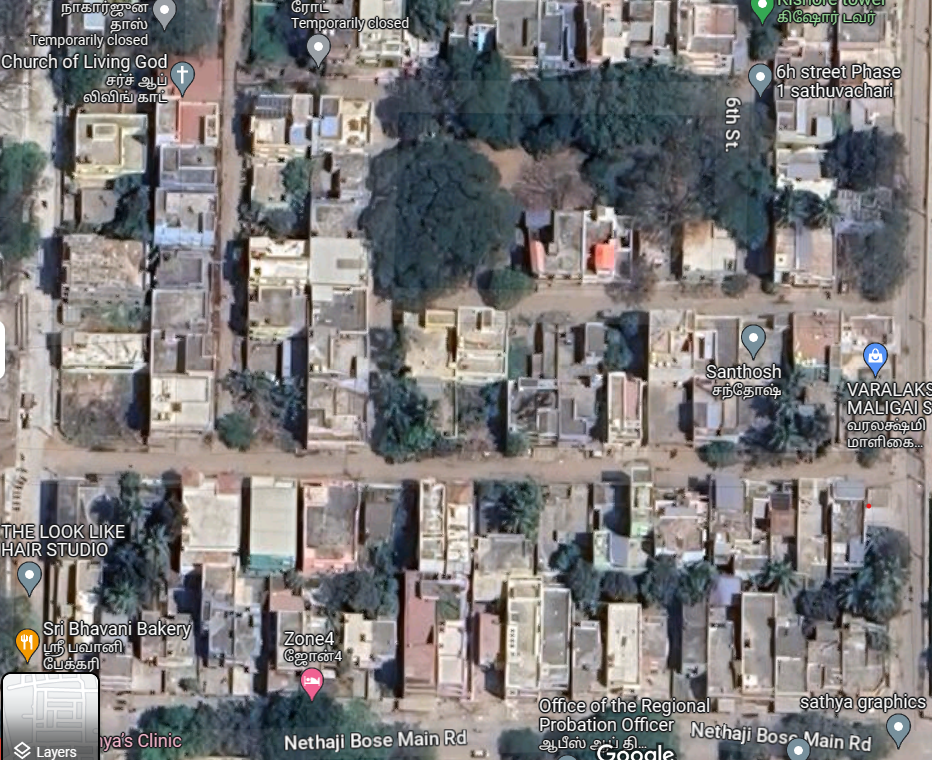
#> input picture dr.sandhya map satellite.png, 932 x 760 px
$ python greenindex.py
#> lines starting #> are read from the running program, lines starting #| are printed output that depends on the picture; after the words box and inside, x2 and y2 are one past the last pixel; in counts of white or black regions, pixels touching at a corner belong together
import cv2
import numpy as np
import tkinter as tk
from PIL import ImageTk, Image


def calculate_green_index(image):
    # Convert the image to the HSV color space
    hsv_image = cv2.cvtColor(image, cv2.COLOR_BGR2HSV)

    lower_green = np.array([40, 40, 40])   # Adjust these values based on your image
    upper_green = np.array([70, 255, 255])  # Adjust these values based on your image
    mask = cv2.inRange(hsv_image, lower_green, upper_green)

    green_pixels = np.count_nonzero(mask)
    total_pixels = image.shape[0] * image.shape[1]
    green_index = (green_pixels / total_pixels) * 100

    return green_index


def display_images(image1, image2, green_index1, green_index2):
    root = tk.Tk()
    root.title("Image Comparison")

    # Display the first image
    image1 = cv2.cvtColor(image1, cv2.COLOR_BGR2RGB)
    image1 = Image.fromarray(image1)
    image1 = ImageTk.PhotoImage(image1)
    label1 = tk.Label(root, image=image1)
    label1.pack(side="left", padx=10, pady=10)

    # Display the second image
    image2 = cv2.cvtColor(image2, cv2.COLOR_BGR2RGB)
    image2 = Image.fromarray(image2)
    image2 = ImageTk.PhotoImage(image2)
    label2 = tk.Label(root, image=image2)
    label2.pack(side="right", padx=10, pady=10)

    # Display the green index values
    green_index_text = "Green Index:\n\nImage 1: {:.2f}\nImage 2: {:.2f}\n\nDifference: {:.2f}%".format(
        green_index1, green_index2, green_index1 - green_index2, (green_index1 - green_index2) / green_index1 * 100)
    green_index_label = tk.Label(root, text=green_index_text, font=("Arial", 12), bg="white", padx=10, pady=10)
    green_index_label.pack(pady=10)

    #save the green index values in a text file
    f = open("greenindex.txt", "w")
    f.write(green_index_text)
    f.close()


    root.mainloop()


image1 = cv2.imread('dr.sandhya map satellite.png')
#> image1 is the input picture: shape (760, 932, 3); mean B, G, R 123.5, 123.7, 126.4
image2 = cv2.imread('Output.png')
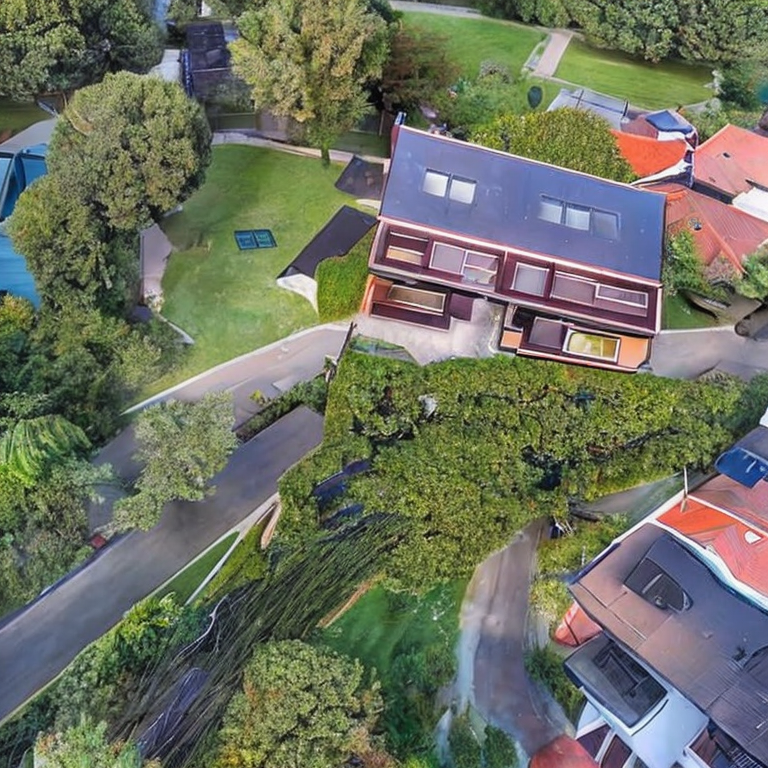
#> input picture Output.png, 768 x 768 px
#> image2 is the input picture: shape (768, 768, 3); mean B, G, R 97, 113.1, 109.1
green_index1 = calculate_green_index(image1)
#> in calculate_green_index, `hsv_image = cv2.cvtColor(image, cv2.COLOR_BGR2HSV)`: hsv_image: shape (760, 932, 3); mean H, S, V 65.8, 38.7, 133
#> in calculate_green_index, `mask = cv2.inRange(hsv_image, lower_green, upper_green)`:
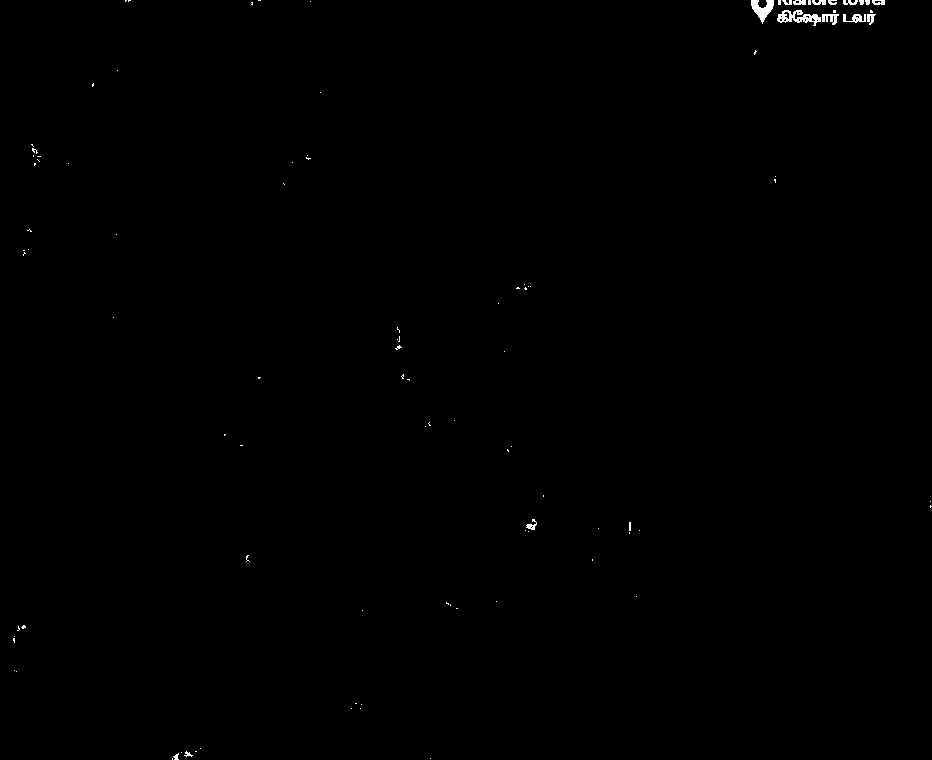
#> mask: shape (760, 932); 0.23% white; 101 white regions (85 under 20 px), largest, box (x1, y1, x2, y2) and area: (777, 10, 821, 26) 336, (751, 0, 774, 24) 278, (843, 14, 866, 23) 115
#> in calculate_green_index, `green_pixels = np.count_nonzero(mask)`: green_pixels = 1652
#> in calculate_green_index, `green_index = (green_pixels / total_pixels) * 100`: green_index = 0.233
#> green_index1 = 0.233
green_index2 = calculate_green_index(image2)
#> in calculate_green_index (call 2), `hsv_image = cv2.cvtColor(image, cv2.COLOR_BGR2HSV)`: hsv_image: shape (768, 768, 3); mean H, S, V 70.8, 80.5, 125.2
#> in calculate_green_index (call 2), `mask = cv2.inRange(hsv_image, lower_green, upper_green)`:
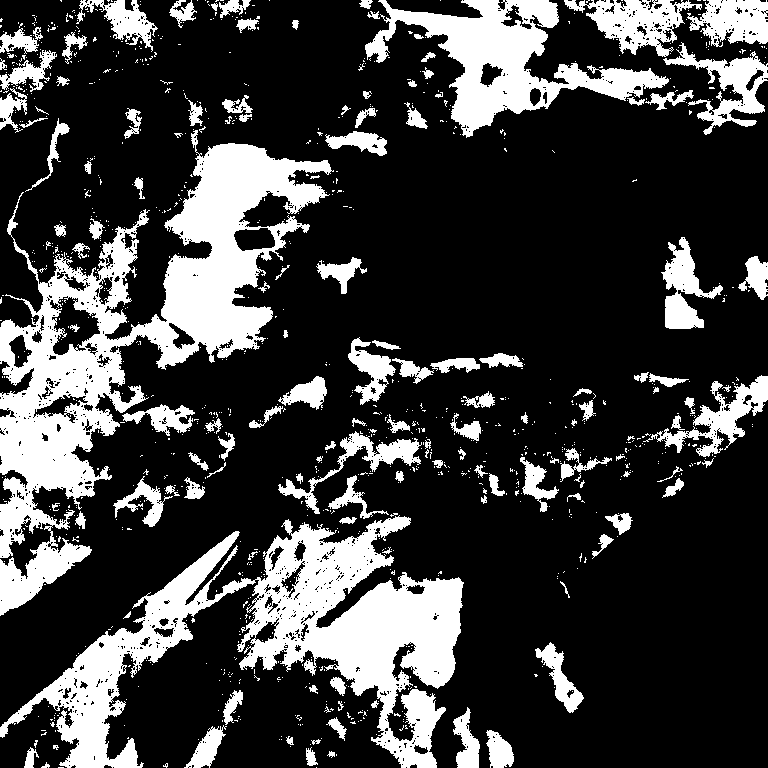
#> mask: shape (768, 768); 24.1% white; 1059 white regions (926 under 20 px), largest, box (x1, y1, x2, y2) and area: (0, 130, 334, 616) 43853, (0, 515, 464, 768) 38174, (365, 0, 669, 138) 13693
#> in calculate_green_index (call 2), `green_pixels = np.count_nonzero(mask)`: green_pixels = 141874
#> in calculate_green_index (call 2), `green_index = (green_pixels / total_pixels) * 100`: green_index = 24.05
#> green_index2 = 24.05

display_images(image1, image2, green_index1, green_index2)
